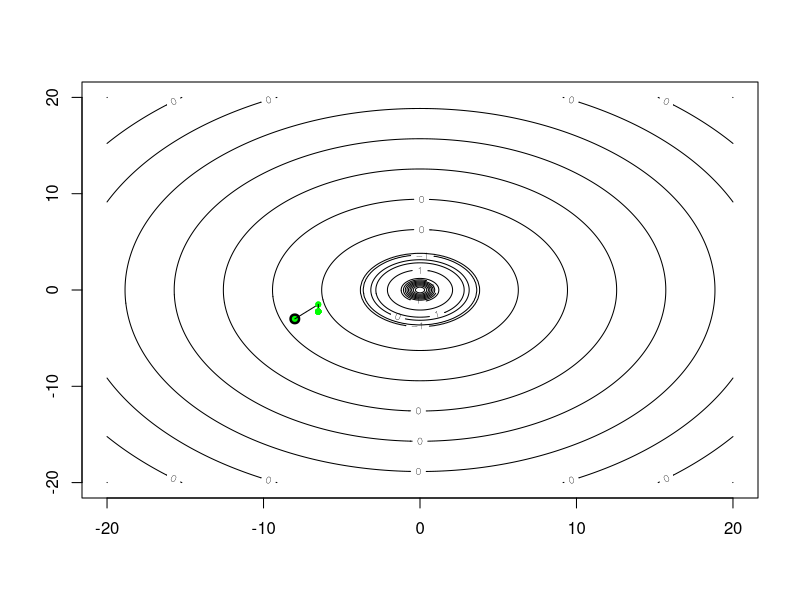

The R source for this figure:
start_point = c(-8, -3) #start point
start_step = 3 # шаг
eps = 0.00001
counter_needed <- 10000000000



jeevs = function(d, a, h, counter_needed){
  counter = 0
  e_x = c(1,0)
  e_y = c(0,1)
  f <- function(a) {
    x <- a[1]
    y <- a[2]
    counter <<- counter + 1
    10*sin(sqrt(x^2+y^2))*(cos(sqrt(x^2+y^2)))^2/(sqrt((x^2)+y^2))
  }
  graphf <- function(x, y){
    10*sin(sqrt(x^2+y^2))*(cos(sqrt(x^2+y^2)))^2/(sqrt((x^2)+y^2))
  }
  #находим значения
  graphx <- seq(-20,20,0.1)
  graphy <- seq(-20,20,0.1) 
  z <- outer(graphx,graphy,graphf)
  
  #строим графики
  contour(graphx,graphy, z, nlevels=15) 
  points(a[1],a[2],col='black', pch=20, cex=2)
  
  while(h > d & counter <= counter_needed){
    
    lr = which.max(c(f(a), f(a+e_x*h), f(a - e_x*h)))
    if(lr==2){
      a_1 = a+e_x*h
    }
    else if(lr==3){
      a_1 = a - e_x*h
    }
    else if(lr==1){
      a_1 = a
    }
    
    ud = which.max(c(f(a_1), f(a_1+e_y*h), f(a_1 - e_y*h)))
    if (ud == 1){
      a_2 = a_1
    }
    else if(ud == 2){
      a_2 = a_1 + e_y*h
    }
    else if(ud == 3){
      a_2 = a_1 - e_y*h
    }
    if (all(a_2 == a)){
      h = h/2
    }
    else {
      while (f(2*a_2-a) > f(a_2)){
        segments(a[1], a[2], a_2[1], a_2[2])
        points(a_2[1],a_2[2],col='red',pch=20, cex=2)
        a = a_2
        a_2 = 2*a_2 - a
        
      }
    }
    segments(a[1], a[2], a_2[1], a_2[2])
    points(a_2[1],a_2[2],col='green',pch=20)
    a = a_2
  }
  cat("Координаты точки экстремума:", a, "\n", "Количество вычислений целевой функции:", counter)
}
jeevs(eps, start_point, start_step, counter_needed)


#Красным отмечены точки, в которых не выполняется проверка функции во все стороны,
#а лишь изменяется точка, в ту же сторону, в которую до этого сработала максимизация функции